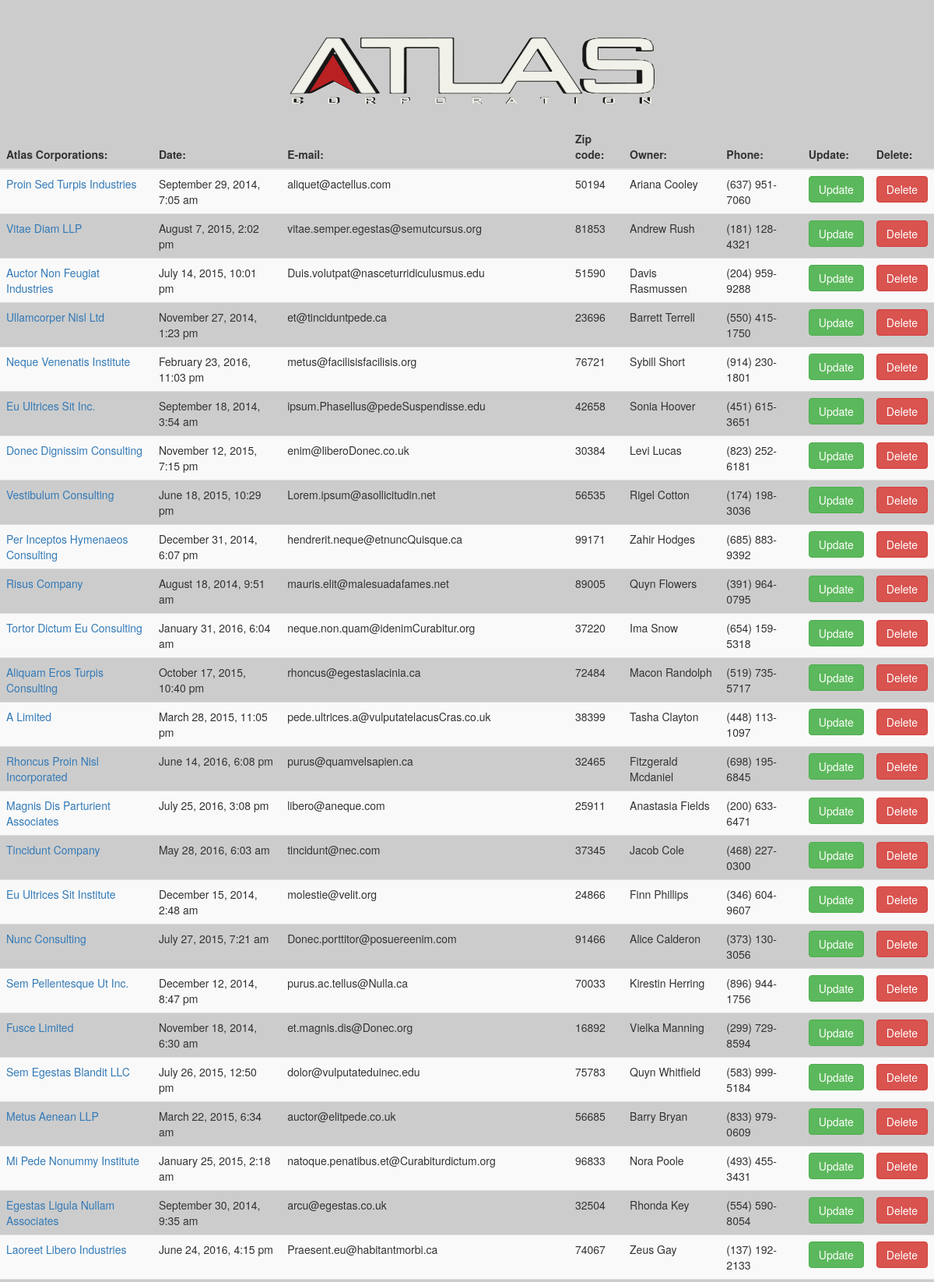
Page /Lab4/view.php (upper part) on the committed database.
### tables this page shows
CREATE TABLE IF NOT EXISTS `corps` (
  `id` mediumint(8) unsigned NOT NULL,
  `corp` varchar(255) DEFAULT NULL,
  `incorp_dt` varchar(255) DEFAULT NULL,
  `email` varchar(255) DEFAULT NULL,
  `zipcode` varchar(10) DEFAULT NULL,
  `owner` varchar(255) DEFAULT NULL,
  `phone` varchar(100) DEFAULT NULL
);

### Lab4/view.php (the view, shortened to what this page needs)
<!DOCTYPE html>
<html>
    <head>
        <link rel="stylesheet" type="text/css" href="style3.css">
        <link rel="stylesheet" type="text/css" href="css/bootstrap.css">
    </head>
    <body>
        <?php
        include './dbData.php';
         ?>
             <?php
                $type = filter_input(INPUT_GET, 'searchby');
                $org = array();
                $db = getDatabase();
    switch ($type) {
                    default:
                        $stmt = $db->prepare("SELECT * FROM corps");
                    }
                    if ($stmt && $stmt->execute($org)) {
                    $results = $stmt->fetchAll(PDO::FETCH_ASSOC);
                    }
                ?>
    <center>
        <br/><br/>
    <img src="image/AC3.png" alt="AC" height="100" width="500">
    </center>
        <br/>
        <table class="table table-striped">
            <thead>
                    <th>Atlas Corporations:</th>
                    <th>Date:</th>
                    <th>E-mail:</th>
                    <th>Zip code:</th>
                    <th>Owner:</th>
                    <th>Phone:</th>
                    <th>Update:</th>
                    <th>Delete:</th>
            </thead>
  <?php foreach ($results as $row): ?>
                <tr>
        <td> <a href='read.php?corp=<?php echo $row['id']; ?>'><?php echo $row['corp']; ?></td>
        <td><?php echo  date("F j, Y, g:i a",strtotime($row['incorp_dt'])); ?></td>
        <td><?php echo $row['email']; ?></td>
        <td><?php echo $row['zipcode']; ?>
        <td><?php echo $row['owner']; ?>
        <td><?php echo $row['phone']; ?>
        <td><input type="button" class="btn btn-success" value="Update" onClick="location.href='update.php?id=<?php echo $row['id']?>'"/></td>
    <td><input type="button" class="btn btn-danger" value="Delete" onClick="location.href='delete.php?id=<?php echo $row['id']?>'"/></td>
                </tr>
            <?php endforeach; ?>
        </table>
    </body>
</html>

### Lab4/style3.css (style rules this page uses)
body { background-image: url(image/BG.png); background-size:cover; }

### rows in the picture
corps: corp "Proin Sed Turpis Industries", incorp_dt "September 29, 2014, 7:05 am", email "aliquet@actellus.com", zipcode "50194", owner "Ariana Cooley", phone "(637) 951-7060"
corps: corp "Vitae Diam LLP", incorp_dt "August 7, 2015, 2:02 pm", email "vitae.semper.egestas@semutcursus.org", zipcode "81853", owner "Andrew Rush", phone "(181) 128-4321"
corps: corp "Auctor Non Feugiat Industries", incorp_dt "July 14, 2015, 10:01 pm", email "Duis.volutpat@nasceturridiculusmus.edu", zipcode "51590", owner "Davis Rasmussen", phone "(204) 959-9288"
corps: corp "Ullamcorper Nisl Ltd", incorp_dt "November 27, 2014, 1:23 pm", email "et@tinciduntpede.ca", zipcode "23696", owner "Barrett Terrell", phone "(550) 415-1750"
corps: corp "Neque Venenatis Institute", incorp_dt "February 23, 2016, 11:03 pm", email "metus@facilisisfacilisis.org", zipcode "76721", owner "Sybill Short", phone "(914) 230-1801"
corps: corp "Eu Ultrices Sit Inc.", incorp_dt "September 18, 2014, 3:54 am", email "ipsum.Phasellus@pedeSuspendisse.edu", zipcode "42658", owner "Sonia Hoover", phone "(451) 615-3651"
corps: corp "Donec Dignissim Consulting", incorp_dt "November 12, 2015, 7:15 pm", email "enim@liberoDonec.co.uk", zipcode "30384", owner "Levi Lucas", phone "(823) 252-6181"
corps: corp "Vestibulum Consulting", incorp_dt "June 18, 2015, 10:29 pm", email "Lorem.ipsum@asollicitudin.net", zipcode "56535", owner "Rigel Cotton", phone "(174) 198-3036"
corps: corp "Per Inceptos Hymenaeos Consulting", incorp_dt "December 31, 2014, 6:07 pm", email "hendrerit.neque@etnuncQuisque.ca", zipcode "99171", owner "Zahir Hodges", phone "(685) 883-9392"
corps: corp "Risus Company", incorp_dt "August 18, 2014, 9:51 am", email "mauris.elit@malesuadafames.net", zipcode "89005", owner "Quyn Flowers", phone "(391) 964-0795"
corps: corp "Tortor Dictum Eu Consulting", incorp_dt "January 31, 2016, 6:04 am", email "neque.non.quam@idenimCurabitur.org", zipcode "37220", owner "Ima Snow", phone "(654) 159-5318"
corps: corp "Aliquam Eros Turpis Consulting", incorp_dt "October 17, 2015, 10:40 pm", email "rhoncus@egestaslacinia.ca", zipcode "72484", owner "Macon Randolph", phone "(519) 735-5717"
corps: corp "A Limited", incorp_dt "March 28, 2015, 11:05 pm", email "pede.ultrices.a@vulputatelacusCras.co.uk", zipcode "38399", owner "Tasha Clayton", phone "(448) 113-1097"
corps: corp "Rhoncus Proin Nisl Incorporated", incorp_dt "June 14, 2016, 6:08 pm", email "purus@quamvelsapien.ca", zipcode "32465", owner "Fitzgerald Mcdaniel", phone "(698) 195-6845"
corps: corp "Magnis Dis Parturient Associates", incorp_dt "July 25, 2016, 3:08 pm", email "libero@aneque.com", zipcode "25911", owner "Anastasia Fields", phone "(200) 633-6471"
corps: corp "Tincidunt Company", incorp_dt "May 28, 2016, 6:03 am", email "tincidunt@nec.com", zipcode "37345", owner "Jacob Cole", phone "(468) 227-0300"
corps: corp "Eu Ultrices Sit Institute", incorp_dt "December 15, 2014, 2:48 am", email "molestie@velit.org", zipcode "24866", owner "Finn Phillips", phone "(346) 604-9607"
corps: corp "Nunc Consulting", incorp_dt "July 27, 2015, 7:21 am", email "Donec.porttitor@posuereenim.com", zipcode "91466", owner "Alice Calderon", phone "(373) 130-3056"
corps: corp "Sem Pellentesque Ut Inc.", incorp_dt "December 12, 2014, 8:47 pm", email "purus.ac.tellus@Nulla.ca", zipcode "70033", owner "Kirestin Herring", phone "(896) 944-1756"
corps: corp "Fusce Limited", incorp_dt "November 18, 2014, 6:30 am", email "et.magnis.dis@Donec.org", zipcode "16892", owner "Vielka Manning", phone "(299) 729-8594"
corps: corp "Sem Egestas Blandit LLC", incorp_dt "July 26, 2015, 12:50 pm", email "dolor@vulputateduinec.edu", zipcode "75783", owner "Quyn Whitfield", phone "(583) 999-5184"
corps: corp "Metus Aenean LLP", incorp_dt "March 22, 2015, 6:34 am", email "auctor@elitpede.co.uk", zipcode "56685", owner "Barry Bryan", phone "(833) 979-0609"
corps: corp "Mi Pede Nonummy Institute", incorp_dt "January 25, 2015, 2:18 am", email "natoque.penatibus.et@Curabiturdictum.org", zipcode "96833", owner "Nora Poole", phone "(493) 455-3431"
corps: corp "Egestas Ligula Nullam Associates", incorp_dt "September 30, 2014, 9:35 am", email "arcu@egestas.co.uk", zipcode "32504", owner "Rhonda Key", phone "(554) 590-8054"
corps: corp "Laoreet Libero Industries", incorp_dt "June 24, 2016, 4:15 pm", email "Praesent.eu@habitantmorbi.ca", zipcode "74067", owner "Zeus Gay", phone "(137) 192-2133"
